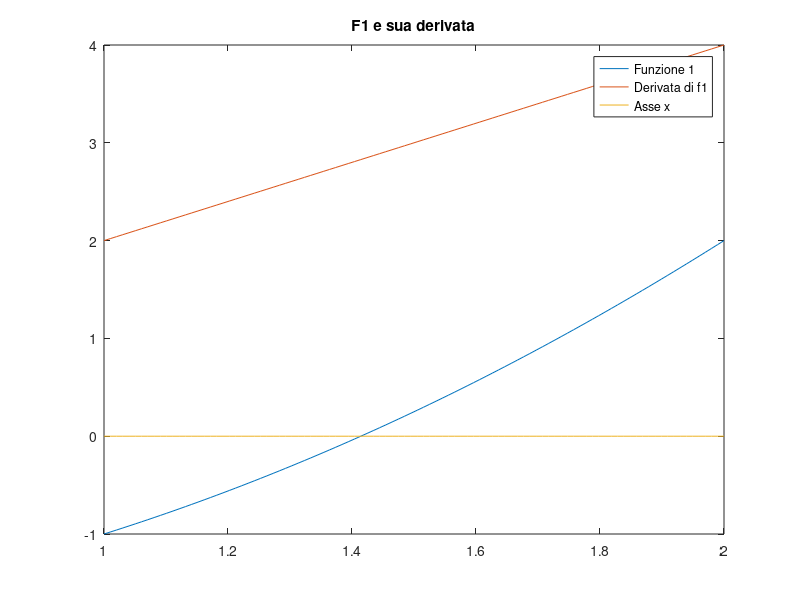

Write the MATLAB code that produced this figure. (Note: this script raises an error after producing the figure.)
%% parametri globali
close all
clear
%%Punto 1: definizione funzioni
f1=@(x) x.^2-2; % m=1
f3=@(x) f1(x).^3; % m=3
f5=@(x) f1(x).^5; % m=5
%%Calcolo delle derivate
df1=@(x) 2.*x;
df3=@(x) 3.*f1(x).^2.*df1(x);
df5=@(x) 5.*f1(x).^4.*df1(x);

%%Punto 2:definizione dei parametri e chiamare 
%%nei casi 1,3,5 il criterio dello scarto
xstar=sqrt(2); % soluzione vera
toll=10^-8;
itmax=100;
x0=2;
method='s';

%% Calcolo con le funzioni e le derivate
%%e successivi plot
a=1; b=2; xplot=linspace(a,b);
yplot1=f1(xplot);
dyplot1=df1(xplot);
yplot3=f3(xplot);
dyplot3=df3(xplot);
yplot5=f5(xplot);
dyplot5=df5(xplot);

%%Plot prima funzione (f1)
F1=figure(1);
plot(xplot,yplot1)
hold on
plot(xplot,dyplot1)
%%Plot dell'asse x
plot(xplot,0*xplot)
legend('Funzione 1','Derivata di f1','Asse x')
title('F1 e sua derivata')
subtitle('m=1')
hold off

%%Plot seconda funzione (f3)
F2=figure(2);
plot(xplot,yplot3)
hold on
plot(xplot,dyplot3)
plot(xplot,0*xplot)
legend('Funzione 2','Derivata di f3','Asse x')
title('F3 e sua derivata')
subtitle('m=3')
hold off

%%Plot terza funzione (f5)
F3=figure(3);
plot(xplot,yplot5)
hold on
plot(xplot,dyplot5)
plot(xplot,0*xplot)
legend('Funzione 3','Derivata di f5','Asse x')
title('F5 e sua derivata')
subtitle('m=5')
hold off

%%Vado quindi a richiamare Newton nei 3 casi (completando il punto 2)
[zero1,res1,iterates1,flag1]=Newton(f1,df1,x0,toll,itmax,method);
[zero2,res3,iterates3,flag3]=Newton(f3,df3,x0,toll,itmax,method);
[zero5,res5,iterates5,flag5]=Newton(f5,df5,x0,toll,itmax,method);

%%Punto 3 

%%Calcolo del modulo dei residui
abs_res_vec_1=abs(f1(iterates1));
abs_res_vec_3=abs(f3(iterates3));
abs_res_vec_5=abs(f5(iterates5));

%%Calcolo degli errori ad ogni passo
err_1=abs(iterates1-xstar);
err_3=abs(iterates3-xstar);
err_5=abs(iterates5-xstar);

%%Calcolo del modulo degli scarti
s1=abs(iterates1(2:end)-iterates1(1:end-1));
s3=abs(iterates3(2:end)-iterates3(1:end-1));
s5=abs(iterates5(2:end)-iterates5(1:end-1));

%%Ora viene creata una figure 
%%per cominciare a disegnare il grafico semilogaritmico
%%disegnando per primo il modulo del residuo,
%%poi successivamente modulo scarto ed errore assieme
%%al residuo del passo in quel momento
figure()
semilogy(abs_res_vec_1,'b--');
hold on
semilogy(s1,'b:');
semilogy(err_1,'b');
semilogy(abs_res_vec_3,'g--');
semilogy(s3,'g:');
semilogy(err_3,'g');
semilogy(abs_res_vec_5,'k--');
semilogy(s5,'k:');
semilogy(err_5,'k');
hold off
title('Raffronto dei risultati')
legend('abs residuo m=1', 'scarto m=1','errore m=1',...
    'abs residuo m=3', 'scarto m=3','errore m=3',...
    'abs residuo m=5', 'scarto m=5','errore m=5','Location','South')

%% punto 4
figure()
semilogy(s1(2:end)./s1(1:end-1).^2,'b'); 
hold on
semilogy(s3(2:end)./s3(1:end-1),'g');
semilogy(2/3+ 0.*s3(2:end)./s3(1:end-1),'g:');
semilogy(s5(2:end)./s5(1:end-1),'k');
semilogy(4/5+ 0.*s5(2:end)./s5(1:end-1),'k:');
hold off
legend('s_{k+1}/{s_k}^p m=1, p=2','s_{k+1}/{s_k}^p m=3, p=1',...
    'limite teorico (m-1)/m=2/3','s_{k+1}/{s_k}^p m=5, p=1',...
    'limite teorico (m-1)/m=4/5','Location','South')
title('Check ordine di convergenza sperimentale')

%% punto 5
figure()
semilogy(err_1(2:end)./s1.^2,'b'); hold on
semilogy(err_3(2:end)./s3,'g');
semilogy(2+0.*err_3(2:end)./s3,'g:')
semilogy(err_5(2:end)./s5,'k');
semilogy(4+0.*err_5(2:end)./s5,'k:')
title('rapporto errore scarto');
legend('m=1','m=3','limite teorico=(m-1)=2','m=5','limite teorico=(m-1)=4')
